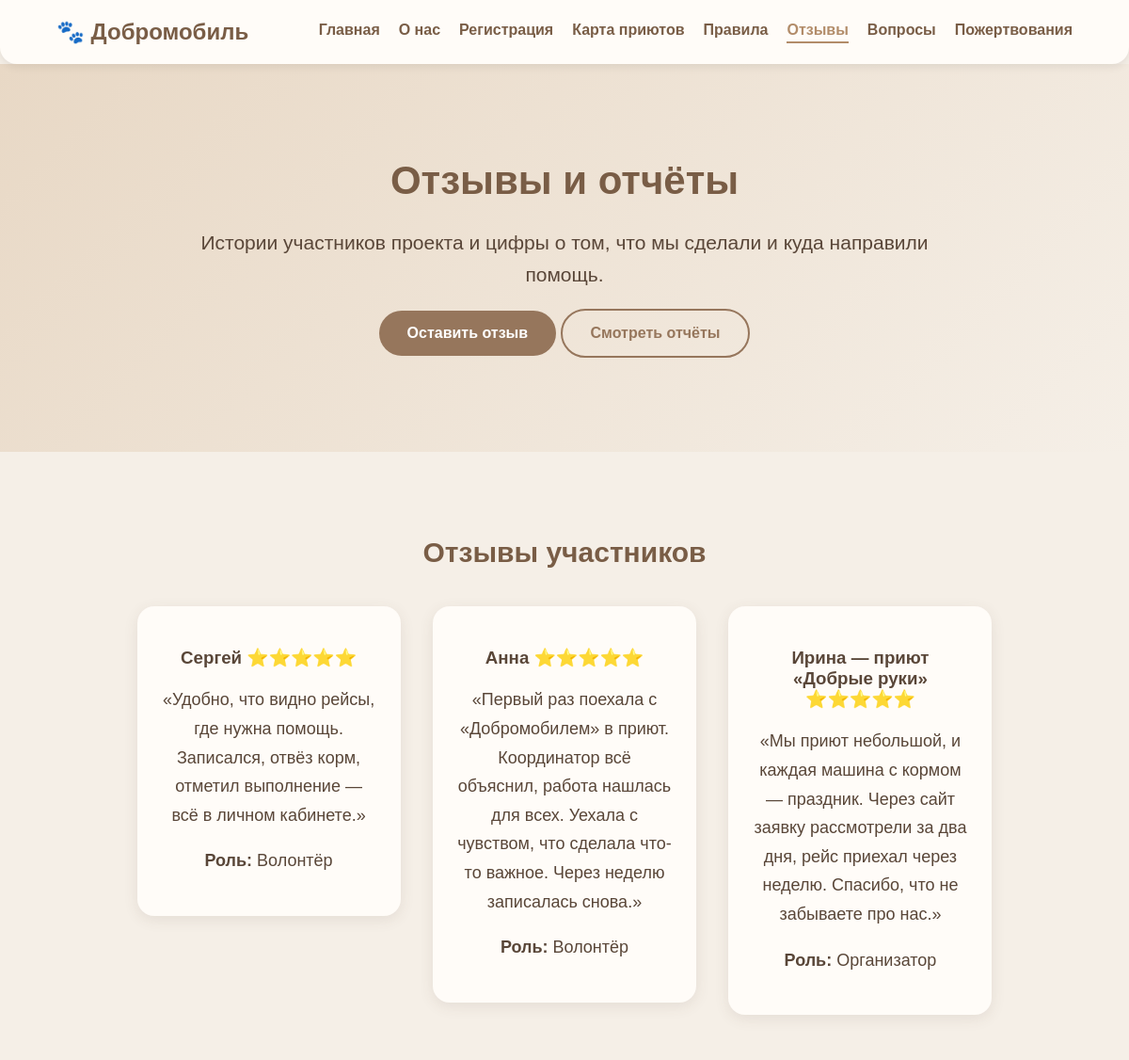
The page /reviews/ (upper part) on the database as committed earlier.
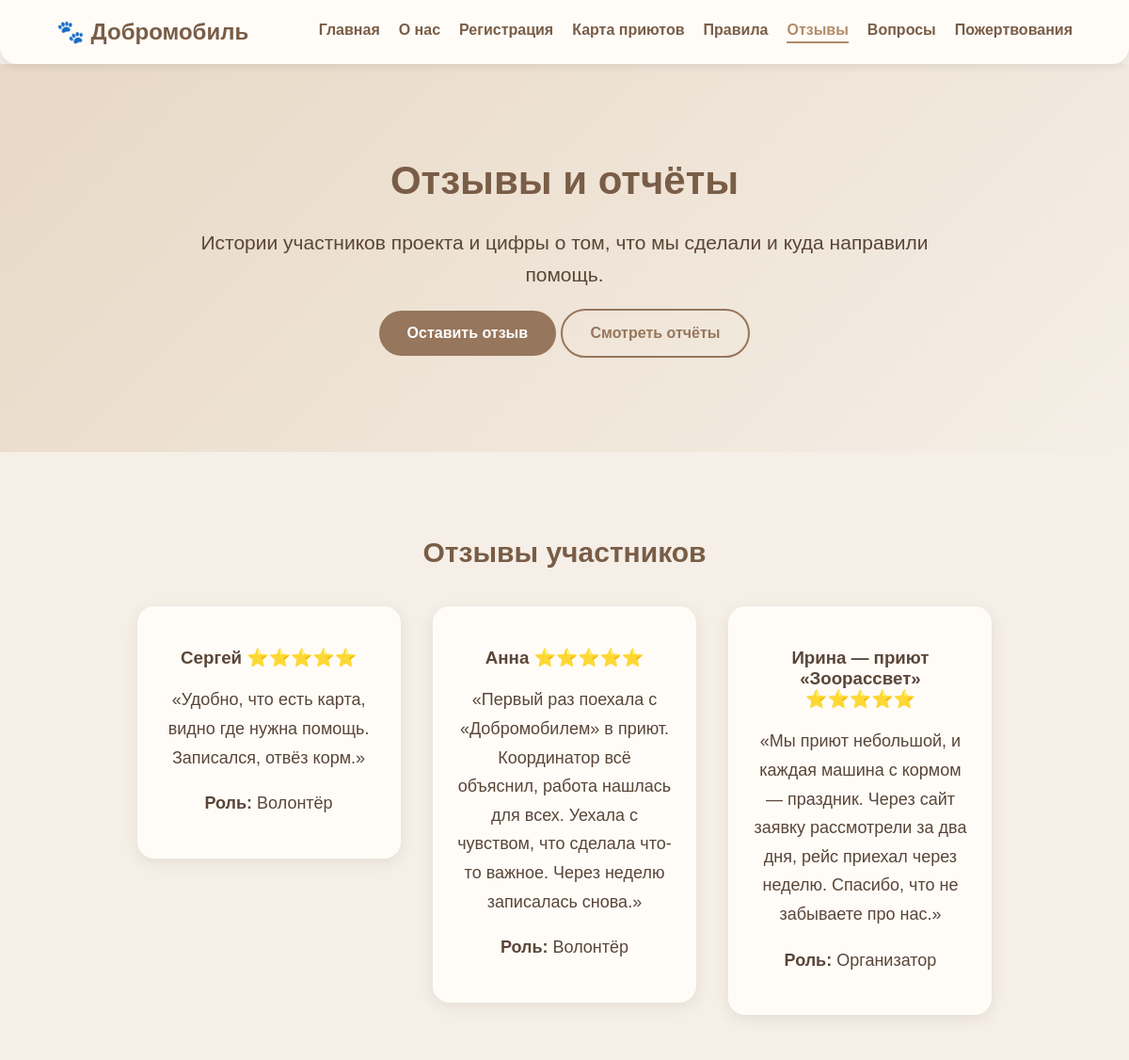
The same page on the database as committed later.
### core/models.py (models this page shows, shortened)
class Review(models.Model):
    name = models.CharField('Имя', max_length=150)
    role = models.CharField('Роль', max_length=20, choices=Profile.ROLE_CHOICES)
    user = models.ForeignKey(
        User, on_delete=models.SET_NULL, null=True, blank=True,
        related_name='reviews', verbose_name='Пользователь'
    )
    text = models.TextField('Текст отзыва')
    rating = models.PositiveSmallIntegerField(
        'Оценка (1–5)', default=5, validators=[MinValueValidator(1), MaxValueValidator(5)]
    )
    photo = models.ImageField('Фото', upload_to='reviews/%Y/%m/', blank=True)
    is_published = models.BooleanField('Опубликован', default=False)
    created_at = models.DateTimeField('Создано', auto_now_add=True)
    class Meta:
        verbose_name = 'Отзыв'
        verbose_name_plural = 'Отзывы'
        ordering = ['-created_at']
    def stars(self):
        return '⭐' * self.rating

### core/views.py (the view)
# urls.py: path('reviews/', views.reviews, name='reviews'),           # Отзывы + отчёты
def reviews(request):
    if request.method == 'POST':
        form = ReviewForm(request.POST, request.FILES)
        if form.is_valid():
            review = form.save(commit=False)
            review.user = request.user if request.user.is_authenticated else None
            review.is_published = False  # сначала модерация
            review.save()
            messages.success(request, 'Спасибо за отзыв! Он появится на сайте после проверки модератором.')
            return redirect('/reviews/#leave-review')
    else:
        initial = {}
        if request.user.is_authenticated:
            initial['name'] = request.user.first_name or request.user.username
            if get_role(request.user):
                initial['role'] = get_role(request.user)
        form = ReviewForm(initial=initial)
    reports_list = MonthlyReport.objects.filter(is_published=True)
    return render(request, 'core/reviews.html', {
        'reviews': Review.objects.filter(is_published=True)[:30],
        'form': form,
        'latest_report': reports_list.first(),
        'reports': reports_list,
        'photos': Review.objects.filter(is_published=True).exclude(photo='')[:8],
    })

### core/context_processors.py (called while the page is built)
def site(request):
    match = getattr(request, 'resolver_match', None)
    name = match.url_name if match else ''
    return {
        'nav_tabs': NAV_TABS,
        'active_tab_name': ACTIVE_ALIASES.get(name, name),
        'org': settings.ORGANIZATION,
    }

### core/models.py (called while the page is built)
    def balance(self):
        return self.collected - self.spent

### core/templates/core/reviews.html (shortened to what this page needs)
{% extends 'core/base.html' %}
{% block content %}
<section class="hero">
    <h1>Отзывы и отчёты</h1>
    <p>Истории участников проекта и цифры о том, что мы сделали и куда направили помощь.</p>
    <a href="#leave-review" class="button">Оставить отзыв</a>
    <a href="#reports" class="button secondary">Смотреть отчёты</a>
</section>
<section>
    <h2>Отзывы участников</h2>
    {% for r in reviews %}
        <div class="card">
            <h3>{{ r.name }} {{ r.stars }}</h3>
            <p>«{{ r.text|linebreaksbr }}»</p>
            <p><strong>Роль:</strong> {{ r.get_role_display }}</p>
        </div>
    {% empty %}
        <p>Отзывов пока нет — станьте первым!</p>
    {% endfor %}
</section>
{% endblock %}

Rows that differ between the two databases and show on the page:
changed Review "Сергей": text "Удобно, что видно рейсы, где нужна помощь. Записался, отвёз корм, отметил выполнение — всё в личном кабинете." → "Удобно, что есть карта, видно где нужна помощь. Записался, отвёз корм."
changed Review "Организатор": name "Ирина — приют «Добрые руки»" → "Ирина — приют «Зоорассвет»"
